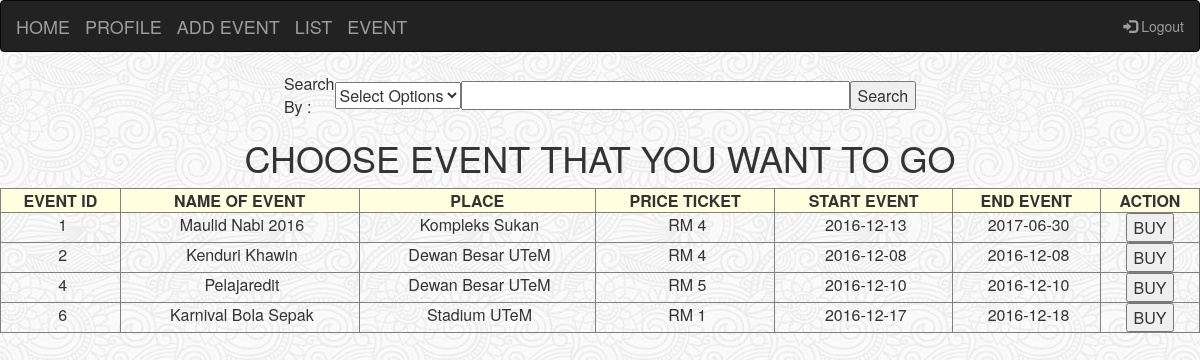
The page /user_buy.php on the database as committed earlier.
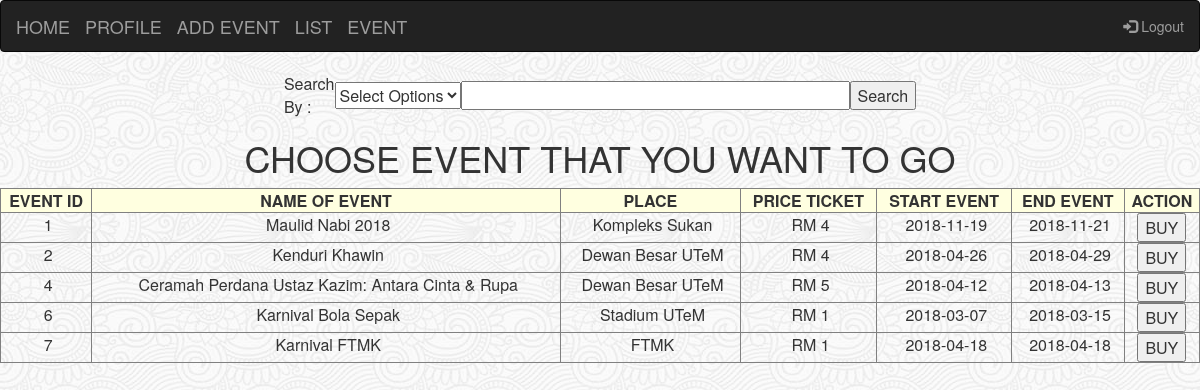
The same page on the database as committed later.
### tables this page shows
CREATE TABLE `event` (
  `EventId` int(3) NOT NULL,
  `Name` varchar(60) NOT NULL,
  `Place` varchar(30) NOT NULL,
  `Price_Ticket` bigint(10) NOT NULL,
  `Latest_Ticket` bigint(10) NOT NULL,
  `Start_Date` date NOT NULL,
  `End_Date` date NOT NULL,
  `status` varchar(100) NOT NULL DEFAULT 'pending'
);

### user_buy.php (the view, shortened to what this page needs)
<html>
<head>
<link rel="stylesheet" href="index.css" type="text/css">
<link rel="stylesheet" href="http://maxcdn.bootstrapcdn.com/bootstrap/3.3.6/css/bootstrap.min.css">
</head>
<body>
  <div id="wrapper">
  <nav class="navbar navbar-inverse">
    <div class="container-fluid">
      <div class="navbar-header">
        <a class="navbar-brand" href="user.php">HOME</a>
        <a class="navbar-brand" href="profile_user.php">PROFILE</a>
        <a class="navbar-brand" href="addEvent_user.php">ADD EVENT</a>
        <a class="navbar-brand" href="user_event.php">LIST</a>
        <a class="navbar-brand" href="user_buy.php">EVENT</a>
      </div>
      <ul class="nav navbar-nav navbar-right">
        <li><a href ="logout.php"><span class="glyphicon glyphicon-log-in"></span> Logout</a></li>
      </ul>
    </div>
  </nav>
      <center>
        <form action="user_buy_search.php" method="post">
        <table width="606" height="46" border="0">
          <tr>
            <td width="95">Search By :</td>
            <td width="107"><select name="searchtype" required="required" >
              <option value="">Select Options</option>
            </select></td>
            <td width="398"><input type="text" name="search_data" size="40"  required="required" /></td>
             <td width="115"><input class="login" type="submit" name="search" value="Search"/></td>
          </tr>
        </table>
        </form>
      </center>
    <?php
      $query1=mysql_query("SELECT * FROM event ");
      echo "<p><center><h1> CHOOSE EVENT THAT YOU WANT TO GO</h1></center><p>
      <table border='1' text-align='center' width='100%'>
      <tr bgcolor='lightyellow'>
        <th><center> EVENT ID </center></th>
        <th><center> NAME OF EVENT </center></th>
        <th><center> PLACE </center></th>
        <th><center> PRICE TICKET </center></th>
        <th><center> START EVENT </center></th>
        <th><center> END EVENT </center></th>
        <th><center> ACTION </center></th>
      </tr>
      </div></div>";
      while($query2=mysql_fetch_array($query1))
      {
        echo "<form action='user_buy2.php' method='post'>";
        echo"<tr height='30px'>";
        echo "<td align='center' valign='top'>&nbsp;" . $query2['EventId'] . "</td>";
        echo "<td align='center' valign='top'>&nbsp;" . $query2['Name'] . "</td>";
        echo "<td align='center' valign='top'>&nbsp;" . $query2['Place'] . "</td>";
        echo "<td align='center' valign='top'>&nbsp;RM " . $query2['Price_Ticket'] . "</td>";
        echo "<td align='center' valign='top'>&nbsp;" . $query2['Start_Date'] . "</td>";
        echo "<td align='center' valign='top'>&nbsp;" . $query2['End_Date'] . "</td>";
        echo "<td align='center'>
        <button type='submit' span='2' >BUY</button></form>";
      }
    ?>
</body>
</html>

Rows that differ between the two databases and show on the page:
changed event "Kompleks Sukan": Name "Maulid Nabi 2016" → "Maulid Nabi 2018"; Start_Date "2016-12-13" → "2018-11-19"; End_Date "2017-06-30" → "2018-11-21"
changed event "Kenduri Khawin": Start_Date "2016-12-08" → "2018-04-26"; End_Date "2016-12-08" → "2018-04-29"
changed event id 4: Name "Pelajaredit" → "Ceramah Perdana Ustaz Kazim: Antara Cinta & Rupa"; Start_Date "2016-12-10" → "2018-04-12"; End_Date "2016-12-10" → "2018-04-13"
changed event "Karnival Bola Sepak": Start_Date "2016-12-17" → "2018-03-07"; End_Date "2016-12-18" → "2018-03-15"
added event: EventId "7", Name "Karnival FTMK", Place "FTMK", Price_Ticket "1", Start_Date "2018-04-18", End_Date "2018-04-18"
